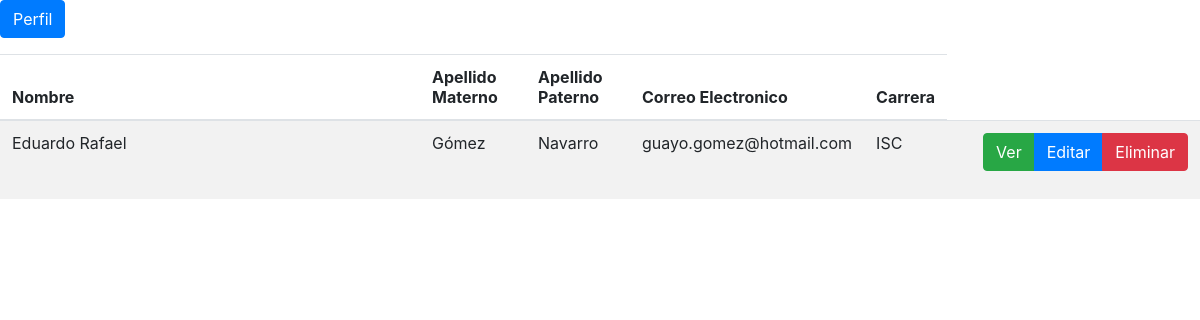
The app's page /egresados/, older data.
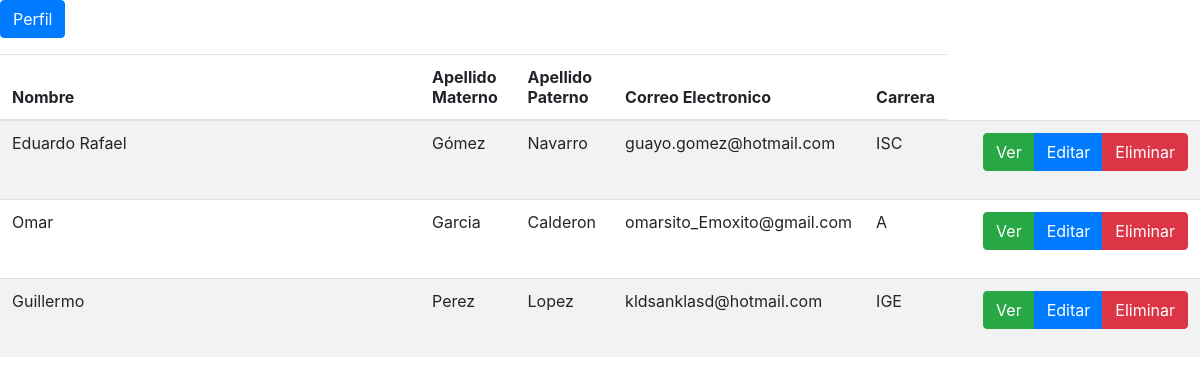
The same page, newer data.
### ProyectoGPS/models.py (models this page shows, shortened)
class Egresados(models.Model):
    carreras= (
        ('IBQ', 'Ingeniería Bioquimica'),
        ('IEN', 'Ingeniería Electrónica'),
        ('IE', 'Ingeniería Eléctrica'),
        ('II', 'Ingeniería Industrial'),
        ('IMT', 'Ingeniería Mecatrónica'),
        ('IM', 'Ingeniería Mecánica'),
        ('IGE', 'Ingeniería en Gestión Empresarial'),
        ('IMR', 'Ingeniería en Materiales'),
        ('ISC', 'Ingeniería en Sistemas Computacionales'),
        ('ITIC', 'Ingeniería en Tecnologias de la Informacion y Comunicaciones'),
        ('CP', 'Contador Público'),
        ('A', 'Administración'),
    )
    nombre=models.CharField(max_length=50)
    apellido_m=models.CharField(max_length=25)
    apellido_p=models.CharField(max_length=25)
    email=models.EmailField()
    fech_naci=models.DateField()
    carrera=models.CharField(max_length=4, choices=carreras)

### ProyectoGPS/views.py (the view)
# urls.py: path('egresados/', views.EgresadosListado.as_view(template_name = 'ProyectoGPS/egresado.html'), name='leer'),
class EgresadosListado(ListView):
    queryset = Egresados.objects.all()
    queryset1 = Profesional.objects.all()
    egre = chain(queryset, queryset1)

### ProyectoGPS/templates/ProyectoGPS/egresado.html (shortened to what this page needs)
{% extends "ProyectoGPS/base.html" %}
{% load static %}
{% block content %}
<div align="left" class="btn_crear mb-3">
    <a href="crear" type="button" class="btn btn-primary"> Perfil</a>
</div>
<table class="table table-striped table-hover">
    <thead>
        <tr>
            <th width="35%">Nombre</th>
            <th>Apellido Materno</th>
            <th>Apellido Paterno</th>
            <th>Correo Electronico</th>
            <th>Carrera</th>
        </tr>
    </thead>
    <tbody>
    {% for egresados in object_list %}
        <tr>
            <td>{{ egresados.nombre }}</td>
            <td>{{ egresados.apellido_m }}</td>
            <td>{{ egresados.apellido_p }}</td>
            <td>{{ egresados.email }}</td>
            <td>{{ egresados.carrera }}</td>
            <td>{{ profesional.empleo_actual }}</td>
            <td>
              <form method="post" action="elimiar/{{egresados.id}}">
                  <div class="btn-group">
                      <a href="detalle/{{egresados.id}}" title="Ver" type="button" class="btn btn-success">Ver </a>
                      <a href="editar/{{egresados.id}}" title="Editar" type="button" class="btn btn-primary">Editar </a>
                      <button class="btn btn-danger" onclick="return eliminar();" type="submit">
                        Eliminar
                      </button>
                  </div>
              </form>
            </td>
        </tr>
    {% endfor %}
    </tbody>
</table>
{% endblock %}

### ProyectoGPS/templates/ProyectoGPS/base.html (shortened to what this page needs)
<html>
    <head>
      {% load bootstrap4 %}
      {% bootstrap_css %}
      {% load static %}
      </head>
      <body>
{% block content %}
{% endblock %}
</body>
</html>

Row changes from the older to the newer data that the page shows:
added Egresados: nombre "Omar", apellido_m "Garcia", apellido_p "Calderon", email "omarsito_Emoxito@gmail.com", carrera "A"
added Egresados: nombre "Guillermo", apellido_m "Perez", apellido_p "Lopez", email "kldsanklasd@hotmail.com", carrera "IGE"
